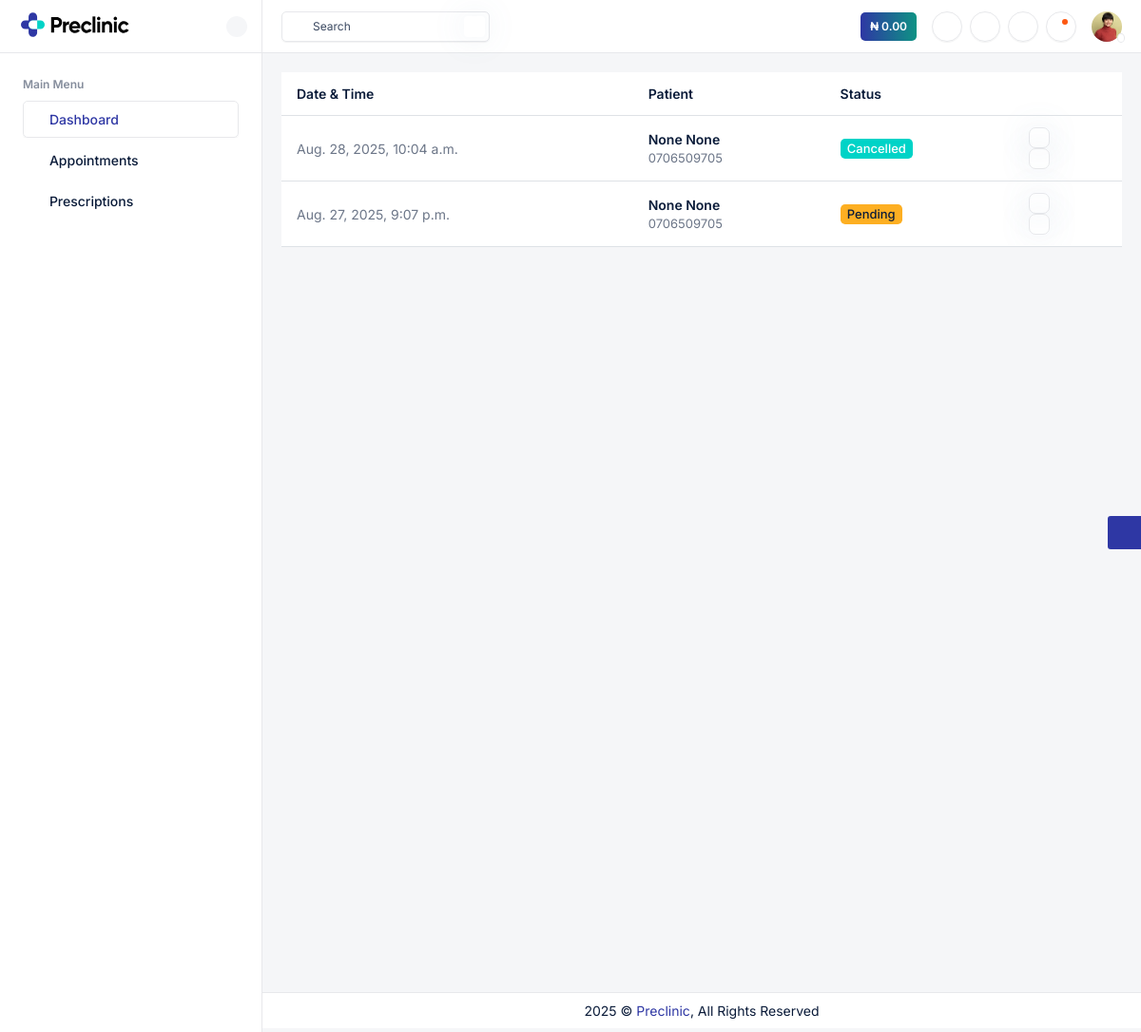
The app's page /doctor/doctor-appointment/ (signed in), older data.
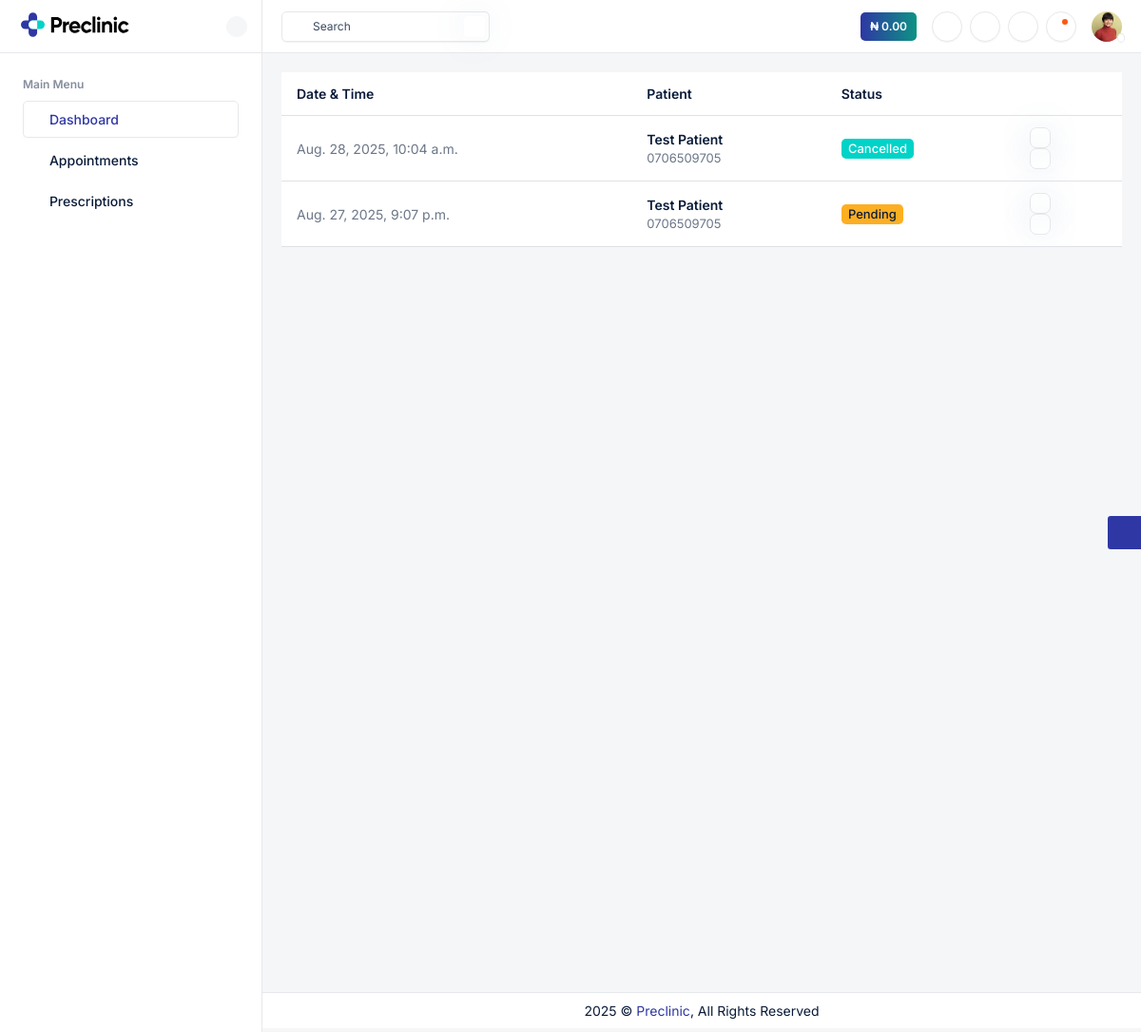
The same page, newer data.
### patients/models.py (models this page shows, shortened)
class Appointment(models.Model):
    STATUS_CHOICES = [
        ("PENDING", "Pending"),
        ("ACCEPTED", "Accepted"),
        ("REJECTED", "Rejected"),
        ("CANCELLED", "Cancelled"),
    ]
    patient = models.ForeignKey("Patient", on_delete=models.CASCADE, related_name="appointments")
    doctor = models.ForeignKey("doctor.Doctor", on_delete=models.CASCADE, related_name="appointments")
    appointment_date = models.DateTimeField()
    reason = models.TextField(blank=True, null=True)
    status = models.CharField(max_length=10, choices=STATUS_CHOICES, default="PENDING")
    created_at = models.DateTimeField(auto_now_add=True)
    updated_at = models.DateTimeField(auto_now=True)

class Patient(models.Model):
    user = models.OneToOneField(User, on_delete=models.CASCADE, related_name="patient_profile")
    first_name = models.CharField(max_length=20, blank=True, null=True)
    last_name = models.CharField(max_length=20, blank=True, null=True)
    patient_id = models.CharField(max_length=20, unique=True)  # E-Card / Hospital ID
    gender_choices = [
        ("M", "Male"),
        ("F", "Female"),
    ]
    gender = models.CharField(max_length=1, choices=gender_choices)
    date_of_birth = models.DateField()
    phone_number = models.CharField(max_length=20, blank=True, null=True)
    address = models.TextField(blank=True, null=True)
    next_of_kin = models.CharField(max_length=100)
    relationship = models.CharField(max_length=50, blank=True, null=True)
    emergency_contact = models.CharField(max_length=20)
    is_inpatient = models.BooleanField(default=False)
    date_registered = models.DateTimeField(auto_now_add=True)
    blood_pressure = models.CharField(max_length=3, blank=True, null=True)
    heart_rate = models.CharField(max_length=3, blank=True, null=True)
    weight = models.CharField(max_length=3, blank=True, null=True)
    bmi = models.CharField(max_length=3, blank=True, null=True)
    pulse = models.CharField(max_length=3, blank=True, null=True)
    spo2 = models.CharField(max_length=3, blank=True, null=True)
    temp = models.CharField(max_length=3, blank=True, null=True)
    height = models.CharField(max_length=3, blank=True, null=True)

### doctor/views.py (the view)
# urls.py: path("doctor-appointment/", doctor_appointment, name="doctor_appointment"),
@login_required
def doctor_appointment(request):
    if not hasattr(request.user, "doctor_profile"):
        return redirect("doctor_login")  # or raise PermissionDenied
    doctor = request.user.doctor_profile
    appointments = Appointment.objects.filter(doctor=doctor).order_by("-appointment_date")
    return render(request, "doctors-appointments.html", {"appointments": appointments})

### patients/context_processors.py (called while the page is built)
def dashboard(request):
    wallet_balance = 0
    if request.user.is_authenticated and hasattr(request.user, 'patient_profile'):
        patient = request.user.patient_profile
        wallet = getattr(patient, "wallet", None)
        wallet_balance = wallet.balance if wallet else 0
    return {
        "wallet_balance": wallet_balance,
    }

### doctor/templates/doctors-appointments.html (shortened to what the changed rows need)
{%extends 'doctor-base.html'%}
{%load static%}
{%block content%}
        <div class="page-wrapper">
            <div class="content">
                <div class="table-responsive">
                    <table class="table datatable table-nowrap">
                        <thead class="">
                            <tr>
                                <th class="no-sort">
                                    Date & Time
                                </th>
                                <th>Patient</th>
                                <th>Status</th>
                                <th></th>
                            </tr>
                        </thead>
                        <tbody>
                            {% for appointment in appointments %}
                            <tr>
                                <td>{{ appointment.appointment_date }}</td>
                                <td>
                                    <div class="d-flex align-items-center">
                                        <a href="javascript:void(0);" class="fw-semibold">
                                            {{ appointment.patient.first_name}} {{ appointment.patient.last_name}}
                                            <span class="text-body fs-13 fw-normal d-block">{{ appointment.patient.phone_number }}</span>
                                        </a>
                                    </div>
                                </td>
                                <td>
                                    {% if appointment.status == "PENDING" %}
                                        <span class="badge bg-warning text-dark fw-medium fs-13">
                                            {{ appointment.get_status_display }}
                                        </span>
                                    {% elif appointment.status == "ACCEPTED" %}
                                        <span class="badge bg-success text-white fw-medium fs-13">
                                            {{ appointment.get_status_display }}
                                        </span>
                                    {% elif appointment.status == "REJECTED" %}
                                        <span class="badge bg-danger text-white fw-medium fs-13">
                                            {{ appointment.get_status_display }}
                                        </span>
                                    {% elif appointment.status == "CANCELLED" %}
                                        <span class="badge bg-secondary text-white fw-medium fs-13">
                                            {{ appointment.get_status_display }}
                                        </span>
                                    {% else %}
                                        <span class="badge bg-light text-dark fw-medium fs-13">
                                            {{ appointment.get_status_display }}
                                        </span>
                                    {% endif %}
                                </td>
                                <td class="action-item">
                                    <a href="javascript:void(0);" class="text-primary me-2"
                                    data-bs-toggle="modal"
                                    data-bs-target="#editModal{{ appointment.id }}"
                                    title="Edit Status">
                                    <i class="ti ti-edit fs-20"></i>
                                    </a>
                                    <a href="javascript:void(0);" class="text-info me-2"
                                    data-bs-toggle="modal"
                                    data-bs-target="#viewModal{{ appointment.id }}"
                                    title="View Details">
                                    <i class="ti ti-eye fs-20"></i>
                                    </a>
                                </td>
                            </tr>
                            {% endfor %}
                        </tbody>
                    </table>
                </div>
            </div>
        </div>
    </div>
{%endblock content%}

Row changes from the older to the newer data that the page shows:
changed through a linked row, Appointment "Aug. 28, 2025, 10:04 a.m.": patient.first_name "None" → "Test"; patient.last_name "None" → "Patient"
changed through a linked row, Appointment "Aug. 27, 2025, 9:07 p.m.": patient.first_name "None" → "Test"; patient.last_name "None" → "Patient"
